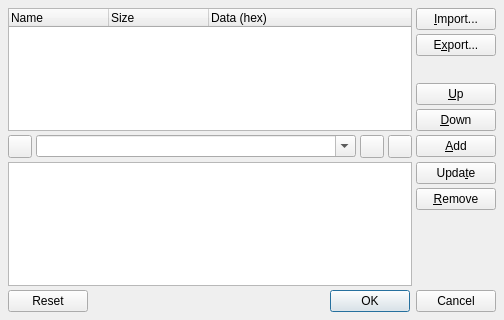
<ui version="4.0" >
 <author>rncbc aka Rui Nuno Capela</author>
 <comment>qtractor - An Audio/MIDI multi-track sequencer.

   Copyright (C) 2005-2010, rncbc aka Rui Nuno Capela. All rights reserved.

   This program is free software; you can redistribute it and/or
   modify it under the terms of the GNU General Public License
   as published by the Free Software Foundation; either version 2
   of the License, or (at your option) any later version.

   This program is distributed in the hope that it will be useful,
   but WITHOUT ANY WARRANTY; without even the implied warranty of
   MERCHANTABILITY or FITNESS FOR A PARTICULAR PURPOSE.  See the
   GNU General Public License for more details.

   You should have received a copy of the GNU General Public License along
   with this program; if not, write to the Free Software Foundation, Inc.,
   51 Franklin Street, Fifth Floor, Boston, MA 02110-1301 USA.

 </comment>
 <class>qtractorMidiSysexForm</class>
 <widget class="QDialog" name="qtractorMidiSysexForm" >
  <property name="geometry" >
   <rect>
    <x>0</x>
    <y>0</y>
    <width>480</width>
    <height>320</height>
   </rect>
  </property>
  <property name="windowTitle" >
   <string>MIDI SysEx - Qtractor</string>
  </property>
  <property name="windowIcon" >
   <iconset resource="qtractor.qrc" >:/images/qtractorTracks.png</iconset>
  </property>
  <layout class="QVBoxLayout" name="verticalLayout" >
   <item>
    <layout class="QGridLayout" >
     <item rowspan="5" row="0" column="0" colspan="4" >
      <widget class="QTreeWidget" name="SysexListView" >
       <property name="rootIsDecorated" >
        <bool>false</bool>
       </property>
       <property name="uniformRowHeights" >
        <bool>true</bool>
       </property>
       <property name="itemsExpandable" >
        <bool>false</bool>
       </property>
       <property name="allColumnsShowFocus" >
        <bool>true</bool>
       </property>
       <column>
        <property name="text" >
         <string>Name</string>
        </property>
       </column>
       <column>
        <property name="text" >
         <string>Size</string>
        </property>
       </column>
       <column>
        <property name="text" >
         <string>Data (hex)</string>
        </property>
       </column>
      </widget>
     </item>
     <item row="0" column="4" >
      <widget class="QPushButton" name="ImportButton" >
       <property name="toolTip" >
        <string>Import from SysEx file</string>
       </property>
       <property name="text" >
        <string>&amp;Import...</string>
       </property>
       <property name="icon" >
        <iconset resource="qtractor.qrc" >:/images/formOpen.png</iconset>
       </property>
       <property name="shortcut" >
        <string>Alt+I</string>
       </property>
      </widget>
     </item>
     <item row="1" column="4" >
      <widget class="QPushButton" name="ExportButton" >
       <property name="toolTip" >
        <string>Export to SysEx file</string>
       </property>
       <property name="text" >
        <string>E&amp;xport...</string>
       </property>
       <property name="icon" >
        <iconset resource="qtractor.qrc" >:/images/formSave.png</iconset>
       </property>
       <property name="shortcut" >
        <string>Alt+X</string>
       </property>
      </widget>
     </item>
     <item row="2" column="4" >
      <spacer>
       <property name="orientation" >
        <enum>Qt::Vertical</enum>
       </property>
       <property name="sizeHint" >
        <size>
         <width>20</width>
         <height>4</height>
        </size>
       </property>
      </spacer>
     </item>
     <item row="3" column="4" >
      <widget class="QPushButton" name="MoveUpButton" >
       <property name="toolTip" >
        <string>Move SysEx item up on list order</string>
       </property>
       <property name="text" >
        <string>&amp;Up</string>
       </property>
       <property name="icon" >
        <iconset resource="qtractor.qrc" >:/images/formMoveUp.png</iconset>
       </property>
       <property name="shortcut" >
        <string>Alt+U</string>
       </property>
      </widget>
     </item>
     <item row="4" column="4" >
      <widget class="QPushButton" name="MoveDownButton" >
       <property name="toolTip" >
        <string>Move SysEx item down on list order</string>
       </property>
       <property name="text" >
        <string>&amp;Down</string>
       </property>
       <property name="icon" >
        <iconset resource="qtractor.qrc" >:/images/formMoveDown.png</iconset>
       </property>
       <property name="shortcut" >
        <string>Alt+D</string>
       </property>
      </widget>
     </item>
     <item row="5" column="0" >
      <widget class="QToolButton" name="OpenButton" >
       <property name="focusPolicy" >
        <enum>Qt::TabFocus</enum>
       </property>
       <property name="toolTip" >
        <string>Open SysEx</string>
       </property>
       <property name="icon" >
        <iconset resource="qtractor.qrc" >:/images/formOpen.png</iconset>
       </property>
      </widget>
     </item>
     <item row="5" column="1" >
      <widget class="QComboBox" name="NameComboBox" >
       <property name="minimumSize" >
        <size>
         <width>320</width>
         <height>0</height>
        </size>
       </property>
       <property name="toolTip" >
        <string>Sysex name</string>
       </property>
       <property name="editable" >
        <bool>true</bool>
       </property>
      </widget>
     </item>
     <item row="5" column="2" >
      <widget class="QToolButton" name="SaveButton" >
       <property name="focusPolicy" >
        <enum>Qt::TabFocus</enum>
       </property>
       <property name="toolTip" >
        <string>Save SysEx</string>
       </property>
       <property name="icon" >
        <iconset resource="qtractor.qrc" >:/images/formSave.png</iconset>
       </property>
      </widget>
     </item>
     <item row="5" column="3" >
      <widget class="QToolButton" name="DeleteButton" >
       <property name="focusPolicy" >
        <enum>Qt::TabFocus</enum>
       </property>
       <property name="toolTip" >
        <string>Delete SysEx</string>
       </property>
       <property name="icon" >
        <iconset resource="qtractor.qrc" >:/images/formRemove.png</iconset>
       </property>
      </widget>
     </item>
     <item row="5" column="4" >
      <widget class="QPushButton" name="AddButton" >
       <property name="toolTip" >
        <string>Create SysEx item</string>
       </property>
       <property name="text" >
        <string>&amp;Add</string>
       </property>
       <property name="icon" >
        <iconset resource="qtractor.qrc" >:/images/formAdd.png</iconset>
       </property>
       <property name="shortcut" >
        <string>Alt+A</string>
       </property>
      </widget>
     </item>
     <item rowspan="3" row="6" column="0" colspan="4" >
      <widget class="QTextEdit" name="SysexTextEdit" >
       <property name="font" >
        <font>
         <family>Monospace</family>
        </font>
       </property>
      </widget>
     </item>
     <item row="6" column="4" >
      <widget class="QPushButton" name="UpdateButton" >
       <property name="toolTip" >
        <string>Update SysEx item</string>
       </property>
       <property name="text" >
        <string>Upda&amp;te</string>
       </property>
       <property name="icon" >
        <iconset resource="qtractor.qrc" >:/images/formEdit.png</iconset>
       </property>
       <property name="shortcut" >
        <string>Alt+T</string>
       </property>
      </widget>
     </item>
     <item row="7" column="4" >
      <widget class="QPushButton" name="RemoveButton" >
       <property name="toolTip" >
        <string>Remove SysEx item</string>
       </property>
       <property name="text" >
        <string>&amp;Remove</string>
       </property>
       <property name="icon" >
        <iconset resource="qtractor.qrc" >:/images/formRemove.png</iconset>
       </property>
       <property name="shortcut" >
        <string>Alt+R</string>
       </property>
      </widget>
     </item>
     <item row="8" column="4" >
      <spacer>
       <property name="orientation" >
        <enum>Qt::Vertical</enum>
       </property>
       <property name="sizeHint" >
        <size>
         <width>20</width>
         <height>4</height>
        </size>
       </property>
      </spacer>
     </item>
    </layout>
   </item>
   <item>
    <widget class="QDialogButtonBox" name="DialogButtonBox">
     <property name="orientation">
      <enum>Qt::Horizontal</enum>
     </property>
     <property name="standardButtons">
      <set>QDialogButtonBox::Reset|QDialogButtonBox::Cancel|QDialogButtonBox::Ok</set>
     </property>
    </widget>
   </item>
  </layout>
 </widget>
 <layoutdefault spacing="4" margin="8" />
 <tabstops>
  <tabstop>SysexListView</tabstop>
  <tabstop>ImportButton</tabstop>
  <tabstop>ExportButton</tabstop>
  <tabstop>MoveUpButton</tabstop>
  <tabstop>MoveDownButton</tabstop>
  <tabstop>OpenButton</tabstop>
  <tabstop>NameComboBox</tabstop>
  <tabstop>SaveButton</tabstop>
  <tabstop>DeleteButton</tabstop>
  <tabstop>SysexTextEdit</tabstop>
  <tabstop>AddButton</tabstop>
  <tabstop>UpdateButton</tabstop>
  <tabstop>RemoveButton</tabstop>
  <tabstop>DialogButtonBox</tabstop>
 </tabstops>
 <resources>
  <include location="qtractor.qrc" />
 </resources>
 <connections/>
</ui>
